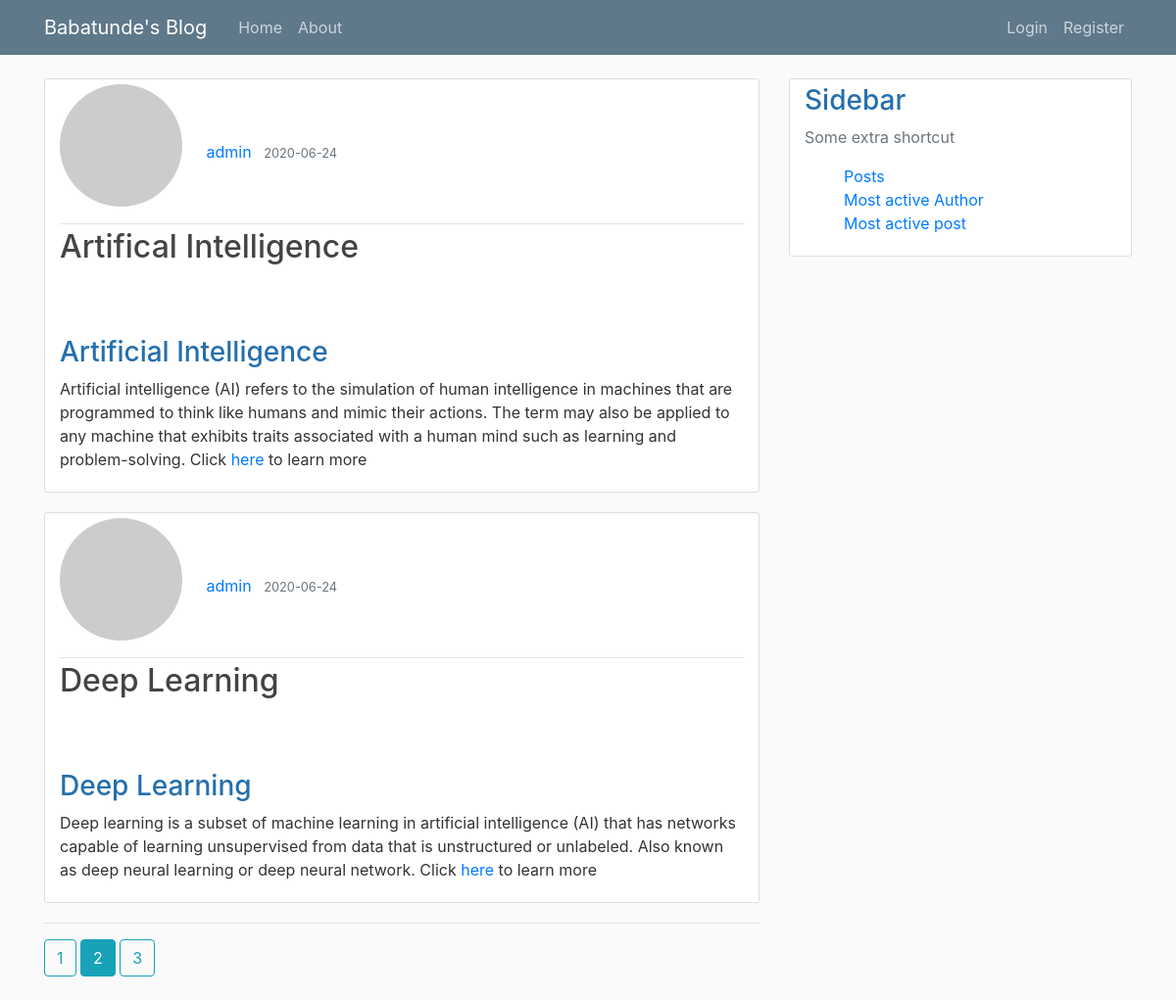
The page /home/?page=2 on the database its author committed.
### coreyblog/models.py (models this page shows, shortened)
class Post(db.Model):
    id = db.Column(db.Integer, primary_key=True)
    title=db.Column(db.String(100), nullable=False)
    date_posted=db.Column(db.DateTime, nullable=False, default=datetime.utcnow)
    content=db.Column(db.Text, nullable=False)
    user_id = db.Column(db.Integer, db.ForeignKey('user.id'), nullable=False)
    body_html = db.Column(db.Text)
    comments = db.relationship('Comment', backref='post', lazy=True)

class User(db.Model, UserMixin):
    id = db.Column(db.Integer, primary_key=True)
    username=db.Column(db.String(20), unique=True, nullable=False)
    email = db.Column(db.String(120), unique=True ,nullable=False)
    password=db.Column(db.String(60), nullable=False)
    image_file=db.Column(db.String(20), nullable=False, default='default.jpg')
    posts = db.relationship('Post', backref='author', lazy=True)
    comments = db.relationship('Comment', backref='author', lazy='dynamic')
    def gravatar(self, size=100, default='identicon', rating='g'):
        if request.is_secure:
            url = 'https://secure.gravatar.com/avatar'
        else:
            url = 'http://www.gravatar.com/avatar'
        hash_ = hashlib.md5(self.email.encode('utf-8')).hexdigest()
        return '{url}/{hash_}?s={size}&d={default}&r={rating}'.format(
                                                            url=url,
                                                            hash_=hash_,
                                                            size=size,
                                                            default=default,
                                                            rating=rating)

### coreyblog/routes.py (the view)
@app.route('/')
@app.route('/home/')
def home():
    page = request.args.get('page', 1, type=int)
    all_posts = Post.query.order_by(Post.date_posted.desc()).\
                                    paginate(page=page, per_page=2)
    return render_template('home.html',
                            all_posts=all_posts)

### coreyblog/templates/home.html (shortened to what this page needs)
{% extends 'layout.html' %}
{% block content %}
    {% for post in all_posts.items %}
        <article class="media content-section">
            <div class="media-body">
                <div class="article-metadata">
                    {% if post.author.image_file == 'default.jpg' %}
                        <img class="rounded-circle account-img" src="{{ post.author.gravatar() }}" alt="profile pics" sizes="150" srcset="">
                    {% else %}
                        <img class="rounded-circle account-img" src="{{ url_for('static', filename='img/'+post.author.image_file) }}" alt="" sizes="150" srcset="">
                    {% endif %}
                    {% if post.author == current_user %}
                        <a class="mr-2" href="{{ url_for('account') }}">{{ current_user.username }}</a>
                    {% else %}
                        <a class="mr-2" href="{{ url_for('profile', user=post.author.username) }}">{{ post.author.username }}</a>
                    {% endif %}
                    <small class="text-muted">{{ post.date_posted.strftime('%Y-%m-%d') }}</small>
                </div>
                <h2><a href="{{ url_for('viewblog', id=post.id) }}" class="article-title">{{ post.title}}</a></h2>
                <p class="article-content">
                    {% if post.body_html %}
                        {{ post.body_html | safe }}
                    {% else %}
                        {{ post.content }}
                    {% endif %}
                </p>
            </div>
        </article>
    {% endfor %}
    <hr>
    {% for page_num in all_posts.iter_pages(left_edge=1, right_edge=1, left_current=1, right_current=2) %}
        {% if page_num %}
            {% if all_posts.page == page_num %}
                <a class="btn btn-info mb-4" href="{{ url_for('home', page=page_num) }}">{{ page_num }}</a>
            {% else %}
                <a class="btn btn-outline-info mb-4" href="{{ url_for('home', page=page_num) }}">{{ page_num }}</a>
            {% endif %}
        {% else %}
            ...
        {% endif %}
            {% endfor %}
{% endblock %}

### coreyblog/static/main.css (style rules this page uses)
body { background: #fafafa; color: #333333; margin-top: 5rem; }
h1, h2, h3, h4, h5, h6 { color: #256fac; }
.content-section { background: #ffffff; padding: 5px 15px; border: 1px solid #dddddd; border-radius: 3px; margin-bottom: 20px; }
.article-title { color: #444444; }
.article-content { white-space: pre-line; }
.article-metadata { padding-bottom: 1px; margin-bottom: 4px; border-bottom: 1px solid #e3e3e3 }
.account-img { height: 125px; width: 125px; margin-right: 20px; margin-bottom: 16px; }

### rows shown on the page
Post: author.username "admin", date_posted "2020-06-24", title "Artifical Intelligence", body_html "Artificial Intelligence Artificial intelligence (AI) refers to the simulation of human intelligence in machines that are programmed to think like humans and mimic their actions. The term may also be applied to any machine that exhibits traits associated with a human mind such as learning and problem-solving. Click here to learn more"
Post: author.username "admin", date_posted "2020-06-24", title "Deep Learning", body_html "Deep Learning Deep learning is a subset of machine learning in artificial intelligence (AI) that has networks capable of learning unsupervised from data that is unstructured or unlabeled. Also known as deep neural learning or deep neural network. Click here to learn more"

### other values the page prints
{{ page_num }} "1" "3"
{{ page_num }} "2"
